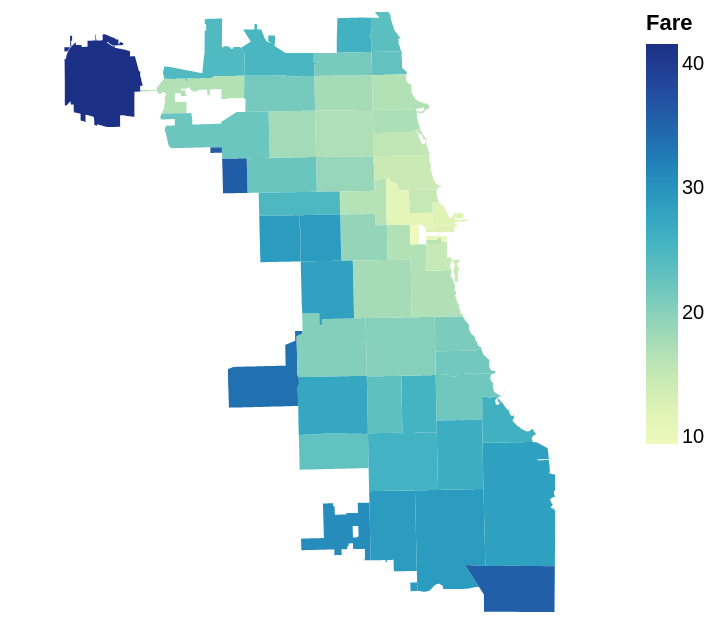

This figure's notebook cell:
### Code cell
# Choropleth (value based)
chicago = gpd.read_file('../../data/chicago.geojson')

gdf = gpd.sjoin(gdf, chicago, predicate='within')
joined = gdf.groupby('zip').agg({'Fare': 'mean'})
joined = joined.filter(['Fare'])

merged = chicago.merge(joined, on='zip')

alt.Chart(merged).mark_geoshape().encode(color='Fare').project(type='mercator')

### Figure 1 — Vega-Lite specification as saved in the notebook (floating-point values rounded to 4 significant figures; data arrays with more than 128 entries replaced by an {"elided": "..."} marker saying what was removed)
{"config": {"view": {"continuousWidth": 300, "continuousHeight": 300}}, "data": {"name": "data-33fc62b309ba640c37493e928981c161"}, "mark": {"type": "geoshape"}, "encoding": {"color": {"field": "Fare", "type": "quantitative"}}, "projection": {"type": "mercator"}, "$schema": "https://vega.github.io/schema/vega-lite/v5.20.1.json", "datasets": {"data-33fc62b309ba640c37493e928981c161": [{"objectid": "33", "shape_area": "106052287.488", "shape_len": "42720.0444058", "zip": "60647", "Fare": 18.83, "type": "Feature", "geometry": {"type": "MultiPolygon", "coordinates": {"elided": "1x1x501x2 float values"}}}, {"objectid": "34", "shape_area": "127476050.762", "shape_len": "48103.7827213", "zip": "60639", "Fare": 22.27, "type": "Feature", "geometry": {"type": "MultiPolygon", "coordinates": {"elided": "1x1x562x2 float values"}}}, {"objectid": "35", "shape_area": "45069038.4783", "shape_len": "27288.6096123", "zip": "60707", "Fare": 35.81, "type": "Feature", "geometry": {"type": "MultiPolygon", "coordinates": {"elided": "1x1x477x2 float values"}}}, {"objectid": "36", "shape_area": "70853834.3797", "shape_len": "42527.9896789", "zip": "60622", "Fare": 16.5, "type": "Feature", "geometry": {"type": "MultiPolygon", "coordinates": {"elided": "1x1x556x2 float values"}}}, {"objectid": "37", "shape_area": "99039621.2518", "shape_len": "47970.1401531", "zip": "60651", "Fare": 24.75, "type": "Feature", "geometry": {"type": "MultiPolygon", "coordinates": {"elided": "1x1x540x2 float values"}}}, {"objectid": "38", "shape_area": "23506055.7304", "shape_len": "34689.3506306", "zip": "60611", "Fare": 12.0, "type": "Feature", "geometry": {"type": "MultiPolygon", "coordinates": {"elided": "1x1x670x2 float values"}}}, {"objectid": "39", "shape_area": "166166339.096", "shape_len": "67710.6467392", "zip": "60638", "Fare": 33.84, "type": "Feature", "geometry": {"type": "MultiPolygon", "coordinates": {"elided": "1x1x706x2 float values"}}}, {"objectid": "40", "shape_area": "128309832.185", "shape_len": "48187.9498796", "zip": "60652", "Fare": 22.94, "type": "Feature", "geometry": {"type": "MultiPolygon", "coordinates": {"elided": "1x1x359x2 float values"}}}, {"objectid": "1", "shape_area": "49170578.9623", "shape_len": "33983.9133065", "zip": "60626", "Fare": 23.41, "type": "Feature", "geometry": {"type": "MultiPolygon", "coordinates": {"elided": "1x1x664x2 float values"}}}, {"objectid": "8", "shape_area": "66565454.8469", "shape_len": "38321.3137692", "zip": "60615", "Fare": 21.62, "type": "Feature", "geometry": {"type": "MultiPolygon", "coordinates": {"elided": "1x1x677x2 float values"}}}, {"objectid": "9", "shape_area": "104746821.074", "shape_len": "42299.9203908", "zip": "60621", "Fare": 25.56, "type": "Feature", "geometry": {"type": "MultiPolygon", "coordinates": {"elided": "1x1x544x2 float values"}}}, {"objectid": "2", "shape_area": "62181473.5197", "shape_len": "32075.5994211", "zip": "60645", "Fare": 25.93, "type": "Feature", "geometry": {"type": "MultiPolygon", "coordinates": {"elided": "1x1x347x2 float values"}}}, {"objectid": "13", "shape_area": "183013076.262", "shape_len": "59337.8074397", "zip": "60643", "Fare": 28.91, "type": "Feature", "geometry": {"type": "MultiPolygon", "coordinates": {"elided": "1x1x670x2 float values"}}}, {"objectid": "3", "shape_area": "37984388.8422", "shape_len": "27307.8138361", "zip": "60660", "Fare": 22.8, "type": "Feature", "geometry": {"type": "MultiPolygon", "coordinates": {"elided": "1x1x463x2 float values"}}}, {"objectid": "4", "shape_area": "77305245.7089", "shape_len": "48985.8713041", "zip": "60640", "Fare": 16.71, "type": "Feature", "geometry": {"type": "MultiPolygon", "coordinates": {"elided": "1x1x917x2 float values"}}}, {"objectid": "32", "shape_area": "94460631.8068", "shape_len": "50587.3473804", "zip": "60614", "Fare": 14.47, "type": "Feature", "geometry": {"type": "MultiPolygon", "coordinates": {"elided": "1x1x985x2 float values"}}}, {"objectid": "41", "shape_area": "107117591.88", "shape_len": "68289.7515766", "zip": "60631", "Fare": 24.52, "type": "Feature", "geometry": {"type": "MultiPolygon", "coordinates": {"elided": "1x1x1162x2 float values"}}}, {"objectid": "42", "shape_area": "117890054.124", "shape_len": "62633.1398208", "zip": "60646", "Fare": 25.19, "type": "Feature", "geometry": {"type": "MultiPolygon", "coordinates": {"elided": "1x1x1138x2 float values"}}}, {"objectid": "43", "shape_area": "345241692.171", "shape_len": "83748.9919899", "zip": "60628", "Fare": 28.99, "type": "Feature", "geometry": {"type": "MultiPolygon", "coordinates": {"elided": "1x1x820x2 float values"}}}, {"objectid": "5", "shape_area": "105830918.023", "shape_len": "42524.1104776", "zip": "60625", "Fare": 17.72, "type": "Feature", "geometry": {"type": "MultiPolygon", "coordinates": {"elided": "1x1x497x2 float values"}}}, {"objectid": "6", "shape_area": "113903341.112", "shape_len": "42682.9829469", "zip": "60641", "Fare": 17.88, "type": "Feature", "geometry": {"type": "MultiPolygon", "coordinates": {"elided": "1x1x489x2 float values"}}}, {"objectid": "7", "shape_area": "63547755.9216", "shape_len": "45646.4880277", "zip": "60657", "Fare": 15.47, "type": "Feature", "geometry": {"type": "MultiPolygon", "coordinates": {"elided": "1x1x736x2 float values"}}}, {"objectid": "10", "shape_area": "104114706.691", "shape_len": "42448.2828439", "zip": "60636", "Fare": 23.24, "type": "Feature", "geometry": {"type": "MultiPolygon", "coordinates": {"elided": "1x1x484x2 float values"}}}, {"objectid": "11", "shape_area": "80526076.0889", "shape_len": "55092.8632931", "zip": "60649", "Fare": 25.99, "type": "Feature", "geometry": {"type": "MultiPolygon", "coordinates": {"elided": "1x1x1224x2 float values"}}}, {"objectid": "12", "shape_area": "452837422.002", "shape_len": "102528.036078", "zip": "60617", "Fare": 28.3, "type": "Feature", "geometry": {"type": "MultiPolygon", "coordinates": {"elided": "1x1x1192x2 float values"}}}, {"objectid": "14", "shape_area": "187526657.189", "shape_len": "59703.2158155", "zip": "60633", "Fare": 35.62, "type": "Feature", "geometry": {"type": "MultiPolygon", "coordinates": {"elided": "1x1x251x2 float values"}}}, {"objectid": "15", "shape_area": "3136688.22496", "shape_len": "7175.09216765", "zip": "60643", "Fare": 28.91, "type": "Feature", "geometry": {"type": "MultiPolygon", "coordinates": {"elided": "1x1x90x2 float values"}}}, {"objectid": "16", "shape_area": "106718949.386", "shape_len": "42663.1966757", "zip": "60612", "Fare": 19.11, "type": "Feature", "geometry": {"type": "MultiPolygon", "coordinates": {"elided": "1x1x572x2 float values"}}}, {"objectid": "48", "shape_area": "4294901.99439", "shape_len": "12245.8084015", "zip": "60604", "Fare": 16.21, "type": "Feature", "geometry": {"type": "MultiPolygon", "coordinates": {"elided": "1x1x133x2 float values"}}}, {"objectid": "17", "shape_area": "99418122.471", "shape_len": "40394.4100077", "zip": "60624", "Fare": 29.11, "type": "Feature", "geometry": {"type": "MultiPolygon", "coordinates": {"elided": "1x1x491x2 float values"}}}, {"objectid": "47", "shape_area": "89515884.463", "shape_len": "84430.9732159", "zip": "60656", "Fare": 16.75, "type": "Feature", "geometry": {"type": "MultiPolygon", "coordinates": {"elided": "1x1x1642x2 float values"}}}, {"objectid": "18", "shape_area": "99092221.5388", "shape_len": "40030.8385293", "zip": "60644", "Fare": 29.11, "type": "Feature", "geometry": {"type": "MultiPolygon", "coordinates": {"elided": "1x1x450x2 float values"}}}, {"objectid": "49", "shape_area": "115380139.149", "shape_len": "77392.3226132", "zip": "60655", "Fare": 30.83, "type": "Feature", "geometry": {"type": "MultiPolygon", "coordinates": {"elided": "1 rows, 1694 float values in total"}}}, {"objectid": "19", "shape_area": "4560228.98203", "shape_len": "13672.6822885", "zip": "60603", "Fare": 10.2, "type": "Feature", "geometry": {"type": "MultiPolygon", "coordinates": {"elided": "1x1x159x2 float values"}}}, {"objectid": "20", "shape_area": "36301276.3485", "shape_len": "37973.3461051", "zip": "60605", "Fare": 14.79, "type": "Feature", "geometry": {"type": "MultiPolygon", "coordinates": {"elided": "1x1x781x2 float values"}}}, {"objectid": "21", "shape_area": "67759827.8103", "shape_len": "34316.3615428", "zip": "60653", "Fare": 20.92, "type": "Feature", "geometry": {"type": "MultiPolygon", "coordinates": {"elided": "1x1x624x2 float values"}}}, {"objectid": "22", "shape_area": "213490325.264", "shape_len": "58540.9204127", "zip": "60609", "Fare": 20.23, "type": "Feature", "geometry": {"type": "MultiPolygon", "coordinates": {"elided": "1x1x700x2 float values"}}}, {"objectid": "23", "shape_area": "282085137.575", "shape_len": "101876.553747", "zip": "60666", "Fare": 41.59, "type": "Feature", "geometry": {"type": "MultiPolygon", "coordinates": {"elided": "3 rows, 1158 float values in total"}}}, {"objectid": "24", "shape_area": "141235867.545", "shape_len": "47847.080382", "zip": "60618", "Fare": 17.04, "type": "Feature", "geometry": {"type": "MultiPolygon", "coordinates": {"elided": "1x1x617x2 float values"}}}, {"objectid": "25", "shape_area": "109667069.368", "shape_len": "45823.5398375", "zip": "60616", "Fare": 16.82, "type": "Feature", "geometry": {"type": "MultiPolygon", "coordinates": {"elided": "1x1x763x2 float values"}}}, {"objectid": "27", "shape_area": "9166245.79985", "shape_len": "19804.5821088", "zip": "60601", "Fare": 12.2, "type": "Feature", "geometry": {"type": "MultiPolygon", "coordinates": {"elided": "1x1x299x2 float values"}}}, {"objectid": "28", "shape_area": "176505462.522", "shape_len": "53169.2177202", "zip": "60608", "Fare": 17.74, "type": "Feature", "geometry": {"type": "MultiPolygon", "coordinates": {"elided": "1x1x730x2 float values"}}}, {"objectid": "29", "shape_area": "64664293.9426", "shape_len": "39143.6395171", "zip": "60607", "Fare": 16.73, "type": "Feature", "geometry": {"type": "MultiPolygon", "coordinates": {"elided": "1x1x475x2 float values"}}}, {"objectid": "30", "shape_area": "9357755.68017", "shape_len": "13132.5654896", "zip": "60661", "Fare": 9.431, "type": "Feature", "geometry": {"type": "MultiPolygon", "coordinates": {"elided": "1x1x235x2 float values"}}}, {"objectid": "45", "shape_area": "131073763.12", "shape_len": "49198.9402832", "zip": "60630", "Fare": 21.43, "type": "Feature", "geometry": {"type": "MultiPolygon", "coordinates": {"elided": "1x1x909x2 float values"}}}, {"objectid": "46", "shape_area": "47961494.4", "shape_len": "31296.2271441", "zip": "60642", "Fare": 11.12, "type": "Feature", "geometry": {"type": "MultiPolygon", "coordinates": {"elided": "1x1x463x2 float values"}}}, {"objectid": "50", "shape_area": "69698411.4356", "shape_len": "38931.5266612", "zip": "60659", "Fare": 21.23, "type": "Feature", "geometry": {"type": "MultiPolygon", "coordinates": {"elided": "1x1x350x2 float values"}}}, {"objectid": "51", "shape_area": "3450671.14336", "shape_len": "7909.89040711", "zip": "60707", "Fare": 35.81, "type": "Feature", "geometry": {"type": "MultiPolygon", "coordinates": {"elided": "1x1x129x2 float values"}}}, {"objectid": "52", "shape_area": "194062612.162", "shape_len": "77647.3180069", "zip": "60634", "Fare": 22.19, "type": "Feature", "geometry": {"type": "MultiPolygon", "coordinates": {"elided": "1x1x1051x2 float values"}}}, {"objectid": "53", "shape_area": "53990894.8848", "shape_len": "31196.3206564", "zip": "60613", "Fare": 17.12, "type": "Feature", "geometry": {"type": "MultiPolygon", "coordinates": {"elided": "1x1x481x2 float values"}}}, {"objectid": "54", "shape_area": "31598157.0867", "shape_len": "24208.6988788", "zip": "60610", "Fare": 15.02, "type": "Feature", "geometry": {"type": "MultiPolygon", "coordinates": {"elided": "1x1x336x2 float values"}}}, {"objectid": "55", "shape_area": "15869961.3469", "shape_len": "17119.6988775", "zip": "60654", "Fare": 11.09, "type": "Feature", "geometry": {"type": "MultiPolygon", "coordinates": {"elided": "1x1x308x2 float values"}}}, {"objectid": "56", "shape_area": "211755252.573", "shape_len": "63253.238669", "zip": "60632", "Fare": 20.35, "type": "Feature", "geometry": {"type": "MultiPolygon", "coordinates": {"elided": "1x1x619x2 float values"}}}, {"objectid": "57", "shape_area": "155285532.005", "shape_len": "53406.9156168", "zip": "60623", "Fare": 28.25, "type": "Feature", "geometry": {"type": "MultiPolygon", "coordinates": {"elided": "1x1x514x2 float values"}}}, {"objectid": "58", "shape_area": "211114779.439", "shape_len": "58701.3253749", "zip": "60629", "Fare": 27.4, "type": "Feature", "geometry": {"type": "MultiPolygon", "coordinates": {"elided": "1x1x596x2 float values"}}}, {"objectid": "59", "shape_area": "211696050.967", "shape_len": "58466.1602979", "zip": "60620", "Fare": 25.8, "type": "Feature", "geometry": {"type": "MultiPolygon", "coordinates": {"elided": "1x1x583x2 float values"}}}, {"objectid": "60", "shape_area": "125424284.172", "shape_len": "52377.8545408", "zip": "60637", "Fare": 21.82, "type": "Feature", "geometry": {"type": "MultiPolygon", "coordinates": {"elided": "1x1x773x2 float values"}}}, {"objectid": "61", "shape_area": "167872012.644", "shape_len": "53040.9070778", "zip": "60619", "Fare": 26.58, "type": "Feature", "geometry": {"type": "MultiPolygon", "coordinates": {"elided": "1x1x637x2 float values"}}}]}}
